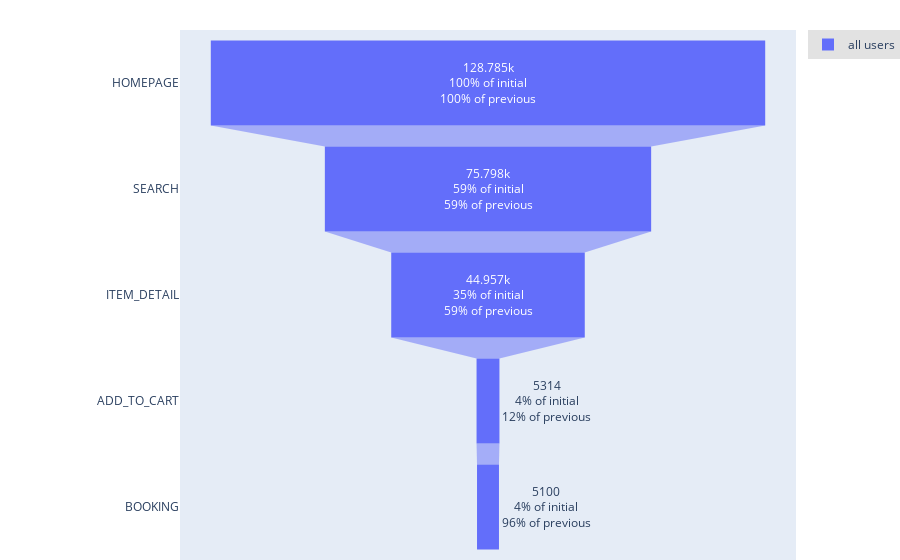

Notebook code cell kept with this figure:
### Code cell
# HOMEPAGE - SEARCH - ITEM_DETAIL - ADD_TO_CART - BOOKING(우리가 생각하는 해피패스) funnel 그래프
# 5. 22ss 시즌 

stream_22ss.funnel(
    stages=[
            'HOMEPAGE',
            'SEARCH',
            'ITEM_DETAIL',
            'ADD_TO_CART',
            'BOOKING'
    ],
    funnel_type='closed'
)

### Figure 1 — Plotly figure (JSON) as saved in the notebook; plotly's stock layout.template omitted (floating-point values rounded to 4 significant figures)
{"data": [{"name": "all users", "textinfo": "value+percent initial+percent previous", "type": "funnel", "x": [128785, 75798, 44957, 5314, 5100], "y": ["HOMEPAGE", "SEARCH", "ITEM_DETAIL", "ADD_TO_CART", "BOOKING"]}], "layout": {"autosize": true, "funnelmode": "stack", "hovermode": "closest", "legend": {"bgcolor": "#E2E2E2", "font": {"size": 12}, "orientation": "v", "xanchor": "left"}, "margin": {"b": 0, "l": 180, "pad": 0, "r": 0, "t": 30}, "showlegend": true, "xaxis": {"autorange": true, "range": [-71550.0, 71550.0], "type": "linear"}, "yaxis": {"autorange": true, "range": [4.5, -0.5], "type": "category"}}}
